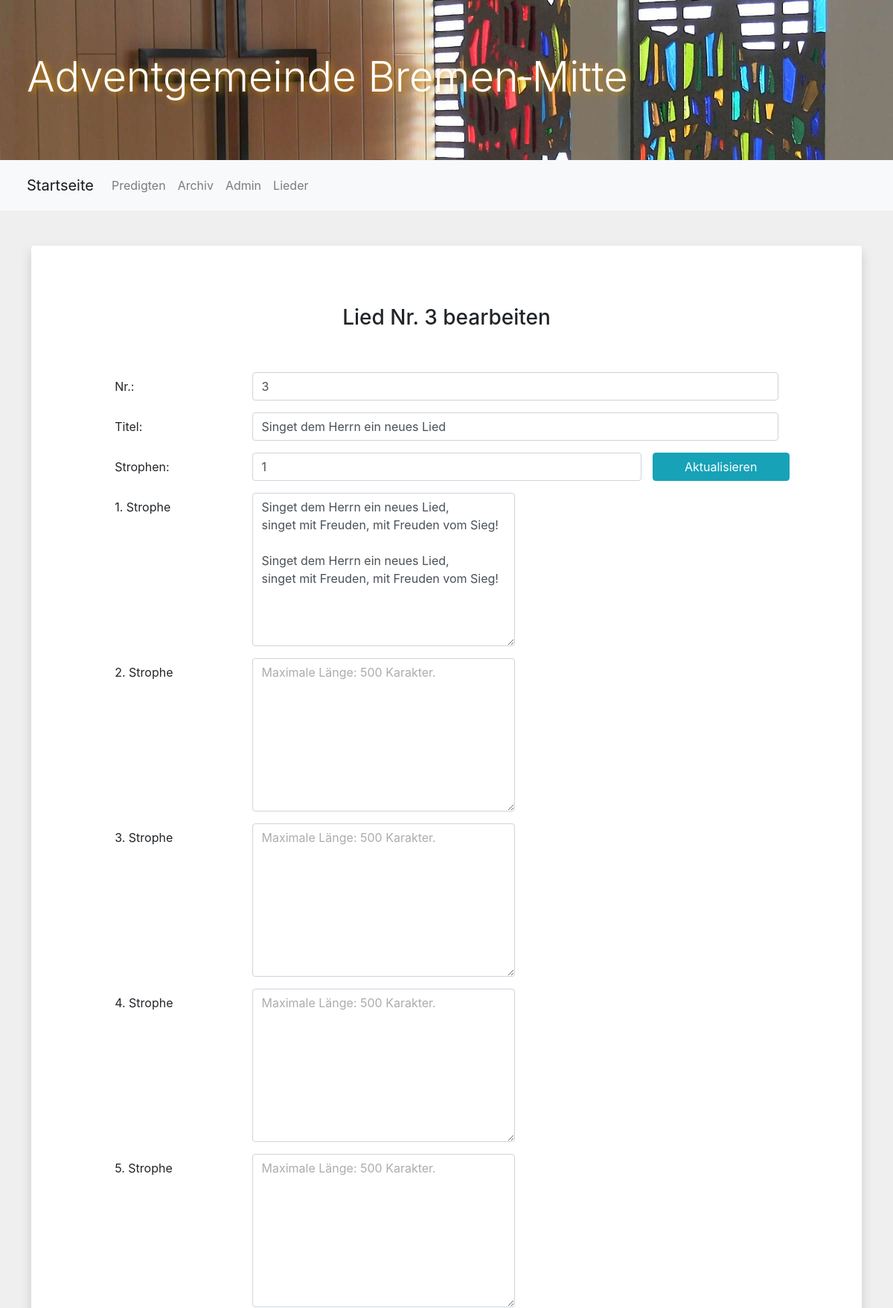
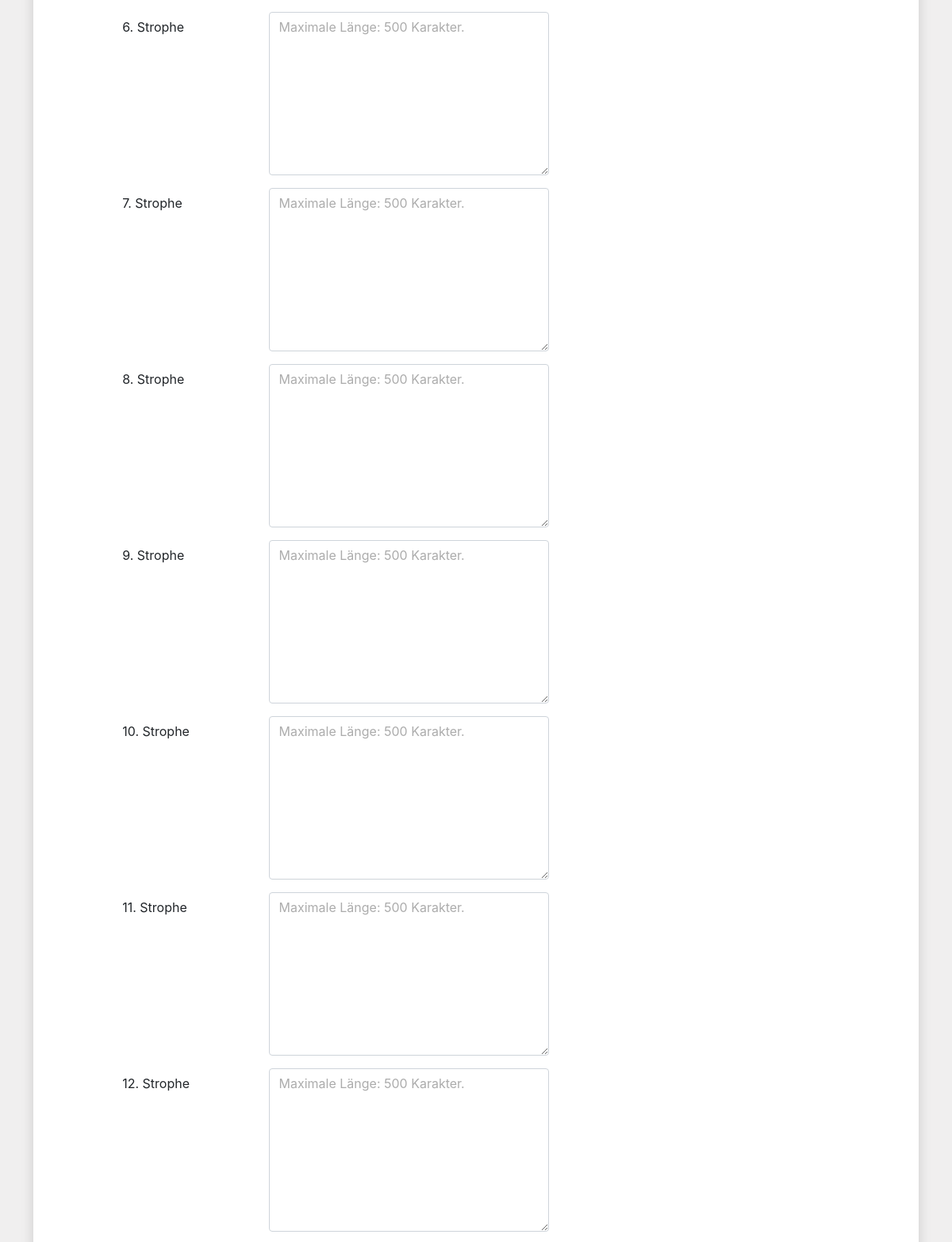
Page /songs.edit.php?id=3 (upper part) on the committed database (2 pictures, top to bottom).
### tables this page shows
CREATE TABLE `songs` (
  `id` int(11) NOT NULL,
  `title` varchar(50) NOT NULL,
  `versnr` int(2) NOT NULL,
  `v1` varchar(500) NOT NULL,
  `v2` varchar(500) NOT NULL,
  `v3` varchar(500) NOT NULL,
  `v4` varchar(500) NOT NULL,
  `v5` varchar(500) NOT NULL,
  `v6` varchar(500) NOT NULL,
  `v7` varchar(500) NOT NULL,
  `v8` varchar(500) NOT NULL,
  `v9` varchar(500) NOT NULL,
  `v10` varchar(500) NOT NULL,
  `v11` varchar(500) NOT NULL,
  `v12` varchar(500) NOT NULL,
  `v13` varchar(500) NOT NULL,
  `v14` varchar(500) NOT NULL,
  `v15` varchar(500) NOT NULL
);

### class/songs.class.php (called while the page is built, shortened)
<?php
    class Songs {
        private $table = "songs";
        private $tablePrimaryKey = "id";
        private $columns = [
            "Nr." => "id",
            "Titel" => "title",
            "Str.anzahl" => "versnr",
            "Strophe 1" => "v1",
            "Strophe 2" => "v2",
            "Strophe 3" => "v3",
            "Strophe 4" => "v4",
            "Strophe 5" => "v5",
            "Strophe 6" => "v6",
            "Strophe 7" => "v7",
            "Strophe 8" => "v8",
            "Strophe 9" => "v9",
            "Strophe 10" => "v10",
            "Strophe 11" => "v11",
            "Strophe 12" => "v12",
            "Strophe 13" => "v13",
            "Strophe 14" => "v14",
            "Strophe 15" => "v15"
        ];
            ?>
<?php
        public function readDataLine($id) {
            require("inc/db.inc.php");
            $s = "";
            foreach ($this->columns as $key=>$value) {
                if ($this->tablePrimaryKey != $value) {
                    if ($value != end($this->columns)) {
                        $s .= $value . ", ";
                    } else {
                        $s .= $value;
                    }
                }
            }
            $sql = "SELECT " .$s ." FROM " .$this->table ." WHERE " .$this->tablePrimaryKey ."=:" .$this->tablePrimaryKey;
            if ($stmt = $pdo -> prepare($sql)) {
                $stmt -> bindParam(":" .$this->tablePrimaryKey, $id);
                $stmt -> execute();
                return($stmt -> fetch(PDO::FETCH_ASSOC));
            }
            return(false);
        }
}
?>

### songs.edit.php (the view, shortened to what this page needs)
<?php
    require_once("header.php");
    require_once("navigation.admin.php");
	require("_path.php");
    require($path ."/class/sermons.class.php");
    require($path ."/class/songs.class.php");
    $song = new Songs();
    if (isset($_POST["mode"])) {
        if ($_POST["mode"] == "null") {
            $song -> createDataLine($_POST);
        } else {
            $song -> editDataLine($_POST);
        }
        header("refresh:2;url=songs.admin.php");
    } else {
?>
<div>
<?php
require_once("class/contentbox.class.php");
if (isset($_GET["id"])) {
    $tData = $song -> readDataLine($_GET["id"]);
    $id = $_GET["id"];
?>
    <h3 class="tableTitle">Lied Nr. <?php echo $id; ?> bearbeiten</h3>
<form action="" method="post">
        <div class="form-group row justify-content-center">
            <label for="id" class="col-md-2 col-form-label">Nr.:</label>
                <div class="col-md-8">
                    <input class="form-control" type="text" id="id" name="id" value="<?php echo $id; ?>">
                </div>
            </div>
            <div class="form-group row justify-content-center">
                <label for="title" class="col-md-2 col-form-label">Titel:</label>
                <div class="col-md-8">
                    <input class="form-control" type="text" id="title" name="title" value="<?php echo $tData['title']; ?>">
                </div>
            </div>
            <div class="form-group row justify-content-center">
                <label for="versnr" class="col-md-2 col-form-label">Strophen:</label>
                <div class="col-md-6">
                    <input class="form-control" onclick="verseNrCheck()" type="number" min="1" max="15" id="versnr" name="versnr" value="<?php echo $tData['versnr']; ?>">
                </div>
                <a class="btn btn-info refreshBtn col-md-2" tabindex="10" onclick="verseNrCheck()">Aktualisieren</a>
            </div>
            <?php
                for ($i = 1; $i <= 15; $i++) {
                    $tDataName = "v" .$i;
                    ?>
                    <div class="form-group row justify-content-center versBoxes" id="verseBox<?php echo $i; ?>">
                        <label for="v<?php echo $i; ?>" class="col-md-2 col-form-label versLabel"><?php echo $i; ?>. Strophe</label>
                        <div class="col-md-8">
                            <textarea class="form-control w-50" onclick="verseNrCheck()" type="text" id="v<?php echo $i; ?>" name="v<?php echo $i; ?>" maxlength="500"  rows="8" placeholder="Maximale Länge: 500 Karakter."><?php echo $tData[$tDataName]; ?></textarea>
                        </div>
                    </div>
                    <?php
                }
            ?>
        </div>
</div>
<?php
}
?>
<?php
}
    require_once("footer.php");
?>

### src/css/style.css (style rules this page uses)
body { background-color:rgb(240, 239, 239); }
.text-info, .form-group > label { text-align: left!important; }
.btn { height: 100%; width: 100%; }
.versLabel { vertical-align: middle!important; }
label { text-align: right; }
::placeholder { color: rgb(172, 172, 172)!important; }
.tableTitle { margin: 60px 0 40px 0; }

### rows in the picture
songs: title "Singet dem Herrn ein neues Lied", versnr "1", v1 "Singet dem Herrn ein neues Lied, singet mit Freuden, mit Freuden vom Sieg! Singet dem Herrn ein neues Lied, singet mit Freuden, mit Freuden vom Sieg!"

### other values in the picture
$id "3"
